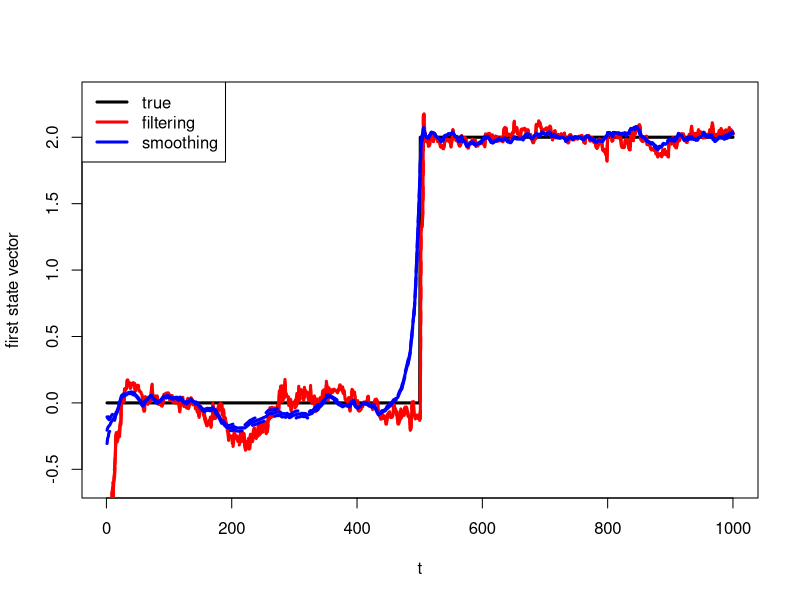
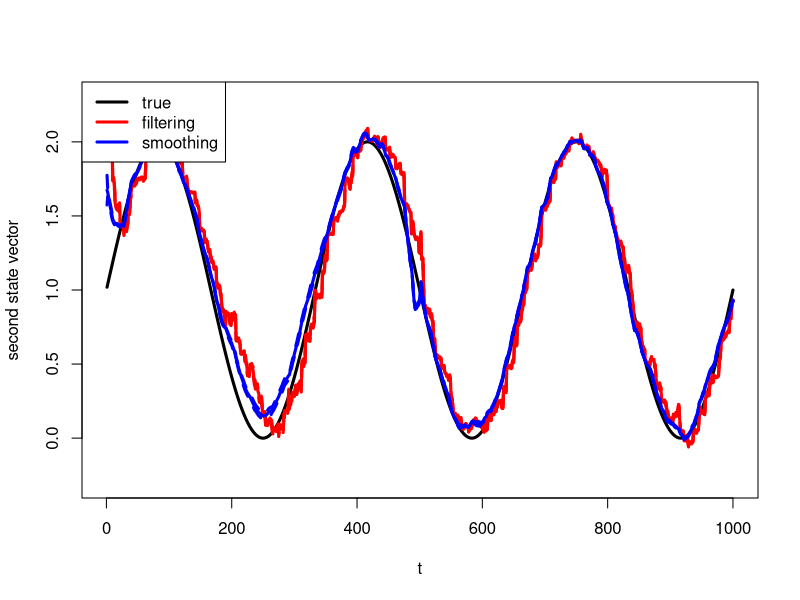
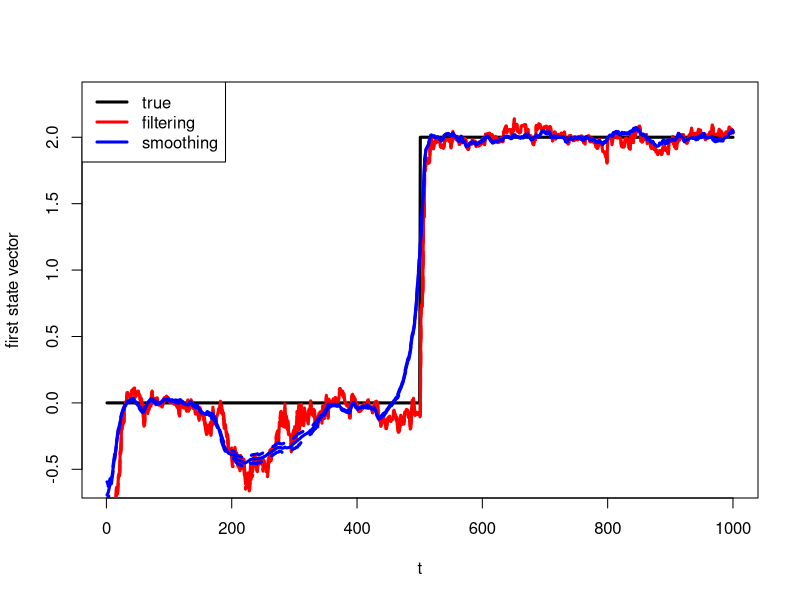
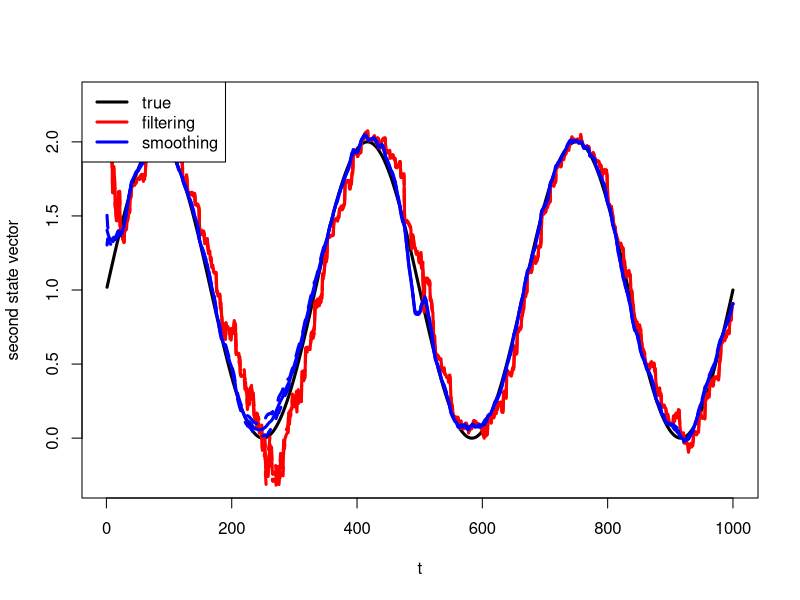
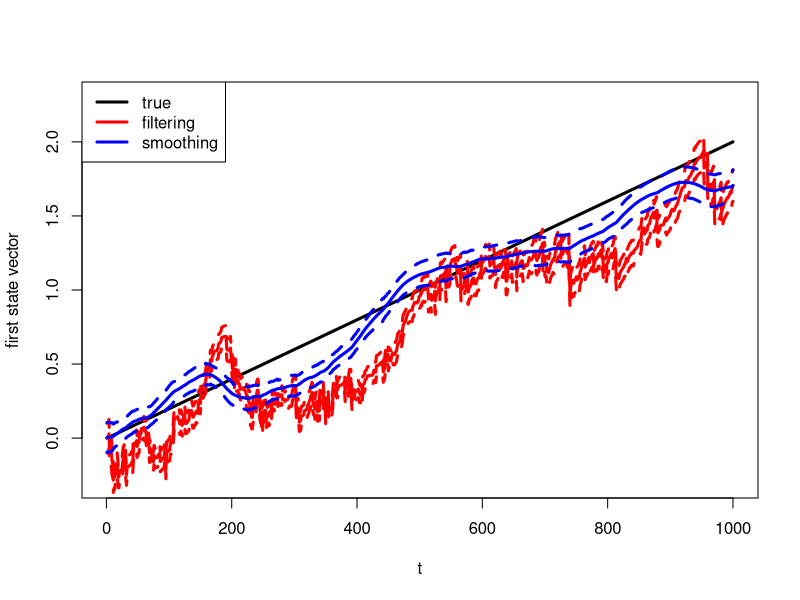
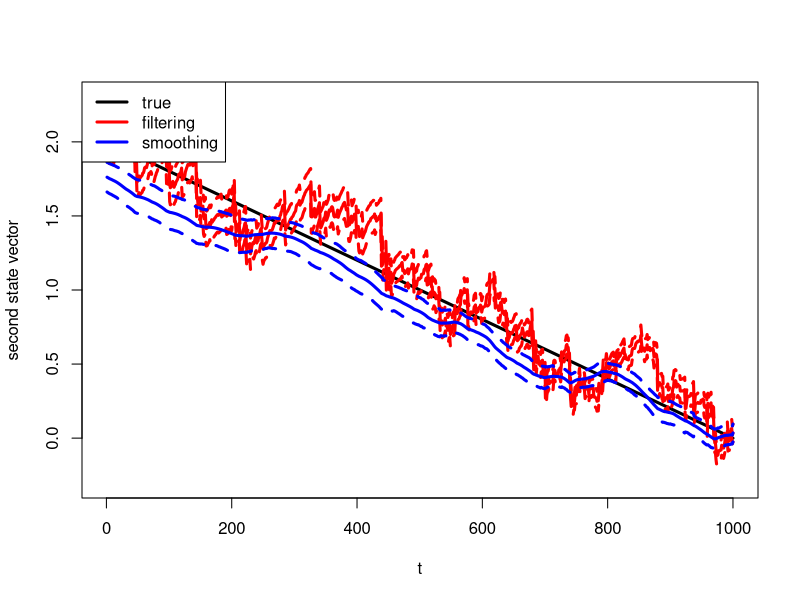

R code for these plots, in order:
dglm_laplace <- function(y, X, b0, Sig0, G, W, 
                         smoother = T, model){
  
  n <- length(y)
  b <- matrix(NA, nrow = n, ncol = length(b0))
  Sig <- array(NA, c(length(b0), length(b0), n))
  p <- rep(NA, n)
  
  # initialize
  b[1, ] <- b0
  Sig[, , 1] <- Sig0
  
  if(model == 'binomial'){
    p[1] <- 1/ (1 + exp(-t(X[1, ]) %*% b[1, ]))
  }else if(model == 'poisson'){
    p[1] <- exp(t(X[1, ]) %*% b[1, ])
  }else{
    cat('unsupported distribution')
    return()
  }
  
  bpred <- b
  Sigpred <- Sig
  
  # forward: filtering
  for(i in 2:n){
    bpred[i, ] <- G %*% b[i-1, ]
    Sigpred[, , i] <- G %*% Sig[, , i-1] %*% t(G) + W
    
    if(model == 'binomial'){
      
      p[i] <- 1/ (1 + exp(-t(X[i, ]) %*% bpred[i, ]))
      Sigpostinv <- solve(Sigpred[, , i]) +
        p[i]*(1-p[i])*X[i, ]%*%t(X[i, ])
      Sig[, , i] <- solve(Sigpostinv)
      b[i, ] <- bpred[i, ] + (y[i] - p[i])* Sig[, , i] %*% X[i, ]
      
    }else if(model == 'poisson'){
      p[i] <- exp(t(X[i, ]) %*% bpred[i, ])
      Sigpostinv <- solve(Sigpred[, , i]) +
        p[i]*X[i, ]%*%t(X[i, ])
      Sig[, , i] <- solve(Sigpostinv)
      b[i, ] <- bpred[i, ] + (y[i] - p[i])* Sig[, , i] %*% X[i, ]
    }
    
  }
  
  # backward: smoothing
  if(smoother){
    for(j in (n-2):1){
      C <- Sig[, , j] %*% G %*% solve(Sigpred[, , j+1])
      b[j, ] <- b[j, ] + C %*% (b[j+1, ] - bpred[j+1, ])
      Sig[, , j] <- Sig[, , j] + C %*% (Sig[, , j+1] - Sigpred[, , j+1]) %*% t(C)
      
    }
  }
  return(list(b= b, Sig= Sig, p = p))
  
}


dglm_conBayes <- function(y, X, b0, Sig0, G, W,
                          smoother = T, model){
  
  n <- length(y)
  b <- matrix(NA, nrow = n, ncol = length(b0))
  Sig <- array(NA, c(length(b0), length(b0), n))
  
  # initialize
  b[1, ] <- b0
  Sig[, , 1] <- Sig0
  
  bpred <- b
  Sigpred <- Sig
  
  for(i in 2:n){
    bpred[i, ] <- G %*% b[i-1, ]
    Sigpred[, , i] <- G %*% Sig[, , i-1] %*% t(G) + W
    st <- Sigpred[, , i] %*% X[i, ]
    
    ft <- t(X[i, ]) %*% bpred[i, ]
    qt <- t(X[i, ]) %*% st
    
    if(model == 'binomial'){
      at <- (1/qt)*(1 + exp(ft))
      bt <- (1/qt)*(1 + exp(-ft))
      gt <- digamma(at + y[i]) - digamma(bt + 1 - y[i])
      pt <- trigamma(at + y[i]) + trigamma(bt + 1 - y[i])
      
    }else if(model == 'poisson'){
      at <- 1/qt
      bt <- (1/qt)*exp(-ft)
      gt <- digamma(at + y[i]) - log(bt + 1)
      pt <- trigamma(at + y[i])
      
    }
    
    b[i, ] <- bpred[i, ] + st *c((gt - ft)/qt)
    Sig[, , i] <- Sigpred[, , i] - st %*% t(st) * c((1 - pt/qt)/qt)
    
  }
  
  # backward: smoothing
  if(smoother){
    for(j in (n-2):1){
      C <- Sig[, , j] %*% G %*% solve(Sigpred[, , j+1])
      b[j, ] <- b[j, ] + C %*% (b[j+1, ] - bpred[j+1, ])
      Sig[, , j] <- Sig[, , j] + C %*% (Sig[, , j+1] - Sigpred[, , j+1]) %*% t(C)
      
    }
  }
  return(list(b= b, Sig= Sig))
  
}

#############################################
############ Poisson Example ################
#############################################

######## simulation
set.seed(2)
n <- 1000
period <- n/3
X <- cbind(rnorm(n, 1, 1), rnorm(n, 1, 1))
beta <- cbind(
  c(rep(0, round(n/2)), rep(2, n - round(n/2))),
  1 +sin((2*pi/period)*(1:n))
)

eta <- rowSums(X*beta)
p <- exp(eta)
y <- rpois(n, p)

b0 <- solve(t(X[1:2, ]), rep(log(mean(y[1:100])), 2))
G <- diag(1, 2)
Sig0 <- diag(1, 2)*1e-1
W <- diag(1, 2)*1e-3

######## fitting
## Laplace approximation
# filtering
res_LF <- dglm_laplace(y, X, b0, Sig0, G, W, 
                       smoother = F, model = 'poisson')

# smoothing
res_LS <- dglm_laplace(y, X, b0, Sig0, G, W, 
                       smoother = T, model = 'poisson')

## conjugate prior
# filtering
res_CF <- dglm_conBayes(y, X, b0, Sig0, G, W,
                        smoother = F, model = 'poisson')

# smoothing
res_CS <- dglm_conBayes(y, X, b0, Sig0, G, W,
                        smoother = T, model = 'poisson')

######## deviance
deviance <- function(res){
  etaPred <- rowSums(X*res$b)
  pPred <- 1/ (1 + exp(-etaPred))
  return(2*sum(ifelse(y == 0, 0, y*log(y/pPred)) - (y - pPred)))
}

deviance(res_LF)
deviance(res_LS)
deviance(res_CF)
deviance(res_CS)

######## plot
#### Laplace approximation
plot(beta[, 1], type = 'l', lwd = 3,
     ylim = c(min(beta[, 1])-.6, max(beta[, 1])+.3),
     xlab = 't', ylab = 'first state vector')
lines(res_LF$b[, 1], col = 'red', lwd = 3)
lines(res_LF$b[, 1] + res_LF$Sig[1, 1, ], col = 'red', lty = 2, lwd = 3)
lines(res_LF$b[, 1] - res_LF$Sig[1, 1, ], col = 'red', lty = 2, lwd = 3)
lines(res_LS$b[, 1], col = 'blue', lwd = 3)
lines(res_LS$b[, 1] + res_LF$Sig[1, 1, ], col = 'blue', lty = 2, lwd = 3)
lines(res_LS$b[, 1] - res_LF$Sig[1, 1, ], col = 'blue', lty = 2, lwd = 3)
legend('topleft', legend = c('true', 'filtering', 'smoothing'),
       lwd = 3, col = c('black', 'red', 'blue'))

plot(beta[, 2], type = 'l', lwd = 3,
     ylim = c(min(beta[, 2])-.3, max(beta[, 2])+.3),
     xlab = 't', ylab = 'second state vector')
lines(res_LF$b[, 2], col = 'red', lwd = 3)
lines(res_LF$b[, 2] + res_LF$Sig[2, 2, ], col = 'red', lty = 2, lwd = 3)
lines(res_LF$b[, 2] - res_LF$Sig[2, 2, ], col = 'red', lty = 2, lwd = 3)
lines(res_LS$b[, 2], col = 'blue', lwd = 3)
lines(res_LS$b[, 2] + res_LF$Sig[2, 2, ], col = 'blue', lty = 2, lwd = 3)
lines(res_LS$b[, 2] - res_LF$Sig[2, 2, ], col = 'blue', lty = 2, lwd = 3)
legend('topleft', legend = c('true', 'filtering', 'smoothing'),
       lwd = 3, col = c('black', 'red', 'blue'))

#### conjugate prior
plot(beta[, 1], type = 'l', lwd = 3,
     ylim = c(min(beta[, 1])-.6, max(beta[, 1])+.3),
     xlab = 't', ylab = 'first state vector')
lines(res_CF$b[, 1], col = 'red', lwd = 3)
lines(res_CF$b[, 1] + res_CF$Sig[1, 1, ], col = 'red', lty = 2, lwd = 3)
lines(res_CF$b[, 1] - res_CF$Sig[1, 1, ], col = 'red', lty = 2, lwd = 3)
lines(res_CS$b[, 1], col = 'blue', lwd = 3)
lines(res_CS$b[, 1] + res_CF$Sig[1, 1, ], col = 'blue', lty = 2, lwd = 3)
lines(res_CS$b[, 1] - res_CF$Sig[1, 1, ], col = 'blue', lty = 2, lwd = 3)
legend('topleft', legend = c('true', 'filtering', 'smoothing'),
       lwd = 3, col = c('black', 'red', 'blue'))

plot(beta[, 2], type = 'l', lwd = 3,
     ylim = c(min(beta[, 2])-.3, max(beta[, 2])+.3),
     xlab = 't', ylab = 'second state vector')
lines(res_CF$b[, 2], col = 'red', lwd = 3)
lines(res_CF$b[, 2] + res_CF$Sig[2, 2, ], col = 'red', lty = 2, lwd = 3)
lines(res_CF$b[, 2] - res_CF$Sig[2, 2, ], col = 'red', lty = 2, lwd = 3)
lines(res_CS$b[, 2], col = 'blue', lwd = 3)
lines(res_CS$b[, 2] + res_CF$Sig[2, 2, ], col = 'blue', lty = 2, lwd = 3)
lines(res_CS$b[, 2] - res_CF$Sig[2, 2, ], col = 'blue', lty = 2, lwd = 3)
legend('topleft', legend = c('true', 'filtering', 'smoothing'),
       lwd = 3, col = c('black', 'red', 'blue'))


#############################################
############ Binomial Example ###############
#############################################

######## simulation
set.seed(1)
n <- 1000
X <- cbind(rnorm(n, 1, 1), rnorm(n, 1, 1))
beta <- cbind(
  seq(0, 2, length.out = n),
  seq(2, 0, length.out = n) #
)

eta <- rowSums(X*beta)
p <- 1/ (1 + exp(-eta))
y <- rbinom(n, 1, p)

b0 <- beta[1, ]
G <- diag(1, 2)
Sig0 <- diag(1, 2)*1e-1
W <- diag(1, 2)*1e-3

######## fitting
# filtering
res_LF <- dglm_laplace(y, X, b0, Sig0, G, W, 
                       smoother = F, model = 'binomial')

# smoothing
res_LS <- dglm_laplace(y, X, b0, Sig0, G, W, 
                       smoother = T, model = 'binomial')


######## deviance
deviance(res_LF)
deviance(res_LS)


######## plot
plot(beta[, 1], type = 'l', lwd = 3,
     ylim = c(min(beta[, 1])-.3, max(beta[, 1])+.3),
     xlab = 't', ylab = 'first state vector')
lines(res_LF$b[, 1], col = 'red', lwd = 3)
lines(res_LF$b[, 1] + res_LF$Sig[1, 1, ], col = 'red', lty = 2, lwd = 3)
lines(res_LF$b[, 1] - res_LF$Sig[1, 1, ], col = 'red', lty = 2, lwd = 3)
lines(res_LS$b[, 1], col = 'blue', lwd = 3)
lines(res_LS$b[, 1] + res_LF$Sig[1, 1, ], col = 'blue', lty = 2, lwd = 3)
lines(res_LS$b[, 1] - res_LF$Sig[1, 1, ], col = 'blue', lty = 2, lwd = 3)
legend('topleft', legend = c('true', 'filtering', 'smoothing'),
       lwd = 3, col = c('black', 'red', 'blue'))

plot(beta[, 2], type = 'l', lwd = 3,
     ylim = c(min(beta[, 2])-.3, max(beta[, 2])+.3),
     xlab = 't', ylab = 'second state vector')
lines(res_LF$b[, 2], col = 'red', lwd = 3)
lines(res_LF$b[, 2] + res_LF$Sig[2, 2, ], col = 'red', lty = 2, lwd = 3)
lines(res_LF$b[, 2] - res_LF$Sig[2, 2, ], col = 'red', lty = 2, lwd = 3)
lines(res_LS$b[, 2], col = 'blue', lwd = 3)
lines(res_LS$b[, 2] + res_LF$Sig[2, 2, ], col = 'blue', lty = 2, lwd = 3)
lines(res_LS$b[, 2] - res_LF$Sig[2, 2, ], col = 'blue', lty = 2, lwd = 3)
legend('topleft', legend = c('true', 'filtering', 'smoothing'),
       lwd = 3, col = c('black', 'red', 'blue'))

#############################################










